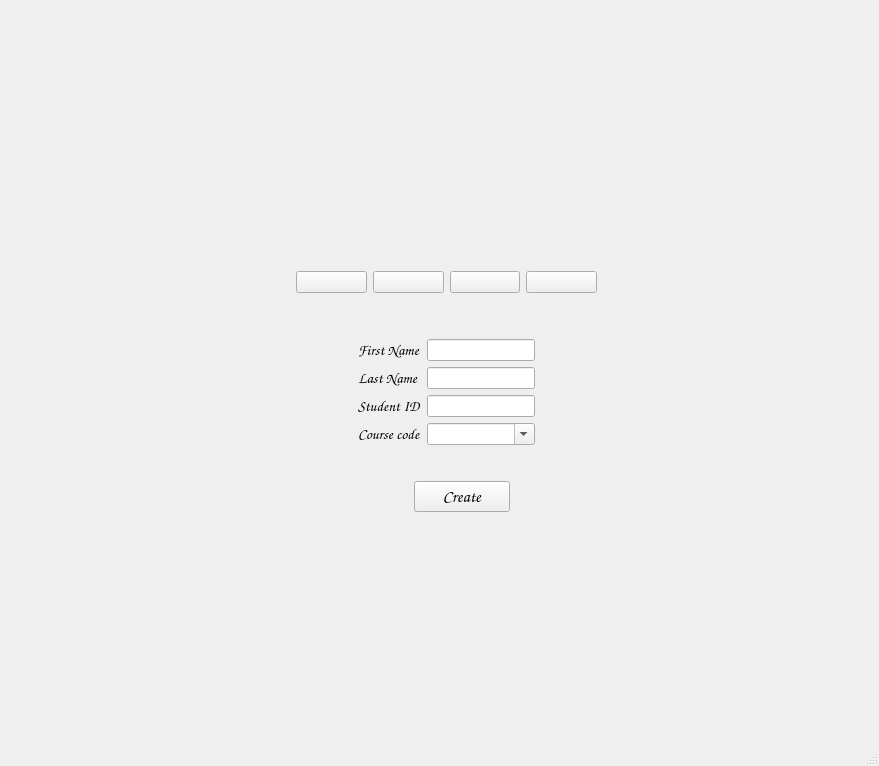
<?xml version="1.0" encoding="UTF-8"?>
<ui version="4.0">
 <class>MainWindow</class>
 <widget class="QMainWindow" name="MainWindow">
  <property name="geometry">
   <rect>
    <x>0</x>
    <y>0</y>
    <width>879</width>
    <height>766</height>
   </rect>
  </property>
  <property name="windowTitle">
   <string>Student_login</string>
  </property>
  <property name="styleSheet">
   <string notr="true"/>
  </property>
  <widget class="QWidget" name="centralwidget">
   <property name="autoFillBackground">
    <bool>false</bool>
   </property>
   <property name="styleSheet">
    <string notr="true">border-color: rgb(85, 85, 255);</string>
   </property>
   <layout class="QGridLayout" name="gridLayout">
    <item row="0" column="2">
     <spacer name="verticalSpacer_3">
      <property name="orientation">
       <enum>Qt::Vertical</enum>
      </property>
      <property name="sizeType">
       <enum>QSizePolicy::MinimumExpanding</enum>
      </property>
      <property name="sizeHint" stdset="0">
       <size>
        <width>20</width>
        <height>1</height>
       </size>
      </property>
     </spacer>
    </item>
    <item row="1" column="1" rowspan="2" colspan="2">
     <layout class="QHBoxLayout" name="horizontalLayout_3">
      <item>
       <widget class="QLabel" name="label_2">
        <property name="sizePolicy">
         <sizepolicy hsizetype="Expanding" vsizetype="Expanding">
          <horstretch>0</horstretch>
          <verstretch>0</verstretch>
         </sizepolicy>
        </property>
        <property name="maximumSize">
         <size>
          <width>350</width>
          <height>650</height>
         </size>
        </property>
        <property name="text">
         <string/>
        </property>
        <property name="pixmap">
         <pixmap>loginLeft.png</pixmap>
        </property>
        <property name="scaledContents">
         <bool>true</bool>
        </property>
       </widget>
      </item>
      <item>
       <layout class="QVBoxLayout" name="verticalLayout_2">
        <item>
         <spacer name="verticalSpacer">
          <property name="orientation">
           <enum>Qt::Vertical</enum>
          </property>
          <property name="sizeType">
           <enum>QSizePolicy::Fixed</enum>
          </property>
          <property name="sizeHint" stdset="0">
           <size>
            <width>20</width>
            <height>25</height>
           </size>
          </property>
         </spacer>
        </item>
        <item>
         <widget class="QLabel" name="logo">
          <property name="enabled">
           <bool>true</bool>
          </property>
          <property name="sizePolicy">
           <sizepolicy hsizetype="Expanding" vsizetype="Expanding">
            <horstretch>0</horstretch>
            <verstretch>0</verstretch>
           </sizepolicy>
          </property>
          <property name="maximumSize">
           <size>
            <width>480</width>
            <height>111</height>
           </size>
          </property>
          <property name="text">
           <string/>
          </property>
          <property name="pixmap">
           <pixmap>loginProfmate.png</pixmap>
          </property>
          <property name="scaledContents">
           <bool>true</bool>
          </property>
          <property name="alignment">
           <set>Qt::AlignLeading|Qt::AlignLeft|Qt::AlignTop</set>
          </property>
         </widget>
        </item>
        <item>
         <spacer name="verticalSpacer_2">
          <property name="orientation">
           <enum>Qt::Vertical</enum>
          </property>
          <property name="sizeType">
           <enum>QSizePolicy::Fixed</enum>
          </property>
          <property name="sizeHint" stdset="0">
           <size>
            <width>15</width>
            <height>25</height>
           </size>
          </property>
         </spacer>
        </item>
        <item>
         <layout class="QHBoxLayout" name="horizontalLayout">
          <item>
           <spacer name="horizontalSpacer_11">
            <property name="orientation">
             <enum>Qt::Horizontal</enum>
            </property>
            <property name="sizeType">
             <enum>QSizePolicy::Fixed</enum>
            </property>
            <property name="sizeHint" stdset="0">
             <size>
              <width>38</width>
              <height>17</height>
             </size>
            </property>
           </spacer>
          </item>
          <item>
           <widget class="QPushButton" name="takePhoto_btn">
            <property name="sizePolicy">
             <sizepolicy hsizetype="Expanding" vsizetype="Expanding">
              <horstretch>0</horstretch>
              <verstretch>0</verstretch>
             </sizepolicy>
            </property>
            <property name="text">
             <string/>
            </property>
            <property name="icon">
             <iconset>
              <normaloff>camera.png</normaloff>camera.png</iconset>
            </property>
            <property name="iconSize">
             <size>
              <width>65</width>
              <height>75</height>
             </size>
            </property>
           </widget>
          </item>
          <item>
           <widget class="QPushButton" name="upload_btn">
            <property name="sizePolicy">
             <sizepolicy hsizetype="Expanding" vsizetype="Expanding">
              <horstretch>0</horstretch>
              <verstretch>0</verstretch>
             </sizepolicy>
            </property>
            <property name="text">
             <string/>
            </property>
            <property name="icon">
             <iconset>
              <normaloff>photo.png</normaloff>photo.png</iconset>
            </property>
            <property name="iconSize">
             <size>
              <width>75</width>
              <height>75</height>
             </size>
            </property>
           </widget>
          </item>
          <item>
           <widget class="QPushButton" name="reset_btn">
            <property name="sizePolicy">
             <sizepolicy hsizetype="Expanding" vsizetype="Expanding">
              <horstretch>0</horstretch>
              <verstretch>0</verstretch>
             </sizepolicy>
            </property>
            <property name="text">
             <string/>
            </property>
            <property name="icon">
             <iconset>
              <normaloff>reset.jpg</normaloff>reset.jpg</iconset>
            </property>
            <property name="iconSize">
             <size>
              <width>80</width>
              <height>80</height>
             </size>
            </property>
           </widget>
          </item>
          <item>
           <widget class="QPushButton" name="toProfessor_btn">
            <property name="sizePolicy">
             <sizepolicy hsizetype="Expanding" vsizetype="Expanding">
              <horstretch>0</horstretch>
              <verstretch>0</verstretch>
             </sizepolicy>
            </property>
            <property name="text">
             <string/>
            </property>
            <property name="icon">
             <iconset>
              <normaloff>professor.jpg</normaloff>professor.jpg</iconset>
            </property>
            <property name="iconSize">
             <size>
              <width>70</width>
              <height>70</height>
             </size>
            </property>
           </widget>
          </item>
          <item>
           <spacer name="horizontalSpacer_10">
            <property name="orientation">
             <enum>Qt::Horizontal</enum>
            </property>
            <property name="sizeType">
             <enum>QSizePolicy::Fixed</enum>
            </property>
            <property name="sizeHint" stdset="0">
             <size>
              <width>38</width>
              <height>17</height>
             </size>
            </property>
           </spacer>
          </item>
         </layout>
        </item>
        <item>
         <spacer name="verticalSpacer_7">
          <property name="orientation">
           <enum>Qt::Vertical</enum>
          </property>
          <property name="sizeType">
           <enum>QSizePolicy::Fixed</enum>
          </property>
          <property name="sizeHint" stdset="0">
           <size>
            <width>17</width>
            <height>40</height>
           </size>
          </property>
         </spacer>
        </item>
        <item>
         <layout class="QHBoxLayout" name="horizontalLayout_6">
          <item>
           <spacer name="horizontalSpacer">
            <property name="orientation">
             <enum>Qt::Horizontal</enum>
            </property>
            <property name="sizeType">
             <enum>QSizePolicy::MinimumExpanding</enum>
            </property>
            <property name="sizeHint" stdset="0">
             <size>
              <width>100</width>
              <height>20</height>
             </size>
            </property>
           </spacer>
          </item>
          <item>
           <layout class="QHBoxLayout" name="horizontalLayout_2">
            <item>
             <layout class="QVBoxLayout" name="verticalLayout">
              <item>
               <widget class="QLabel" name="firstName_Label">
                <property name="sizePolicy">
                 <sizepolicy hsizetype="MinimumExpanding" vsizetype="MinimumExpanding">
                  <horstretch>0</horstretch>
                  <verstretch>0</verstretch>
                 </sizepolicy>
                </property>
                <property name="font">
                 <font>
                  <family>Comic Sans MS</family>
                  <pointsize>11</pointsize>
                 </font>
                </property>
                <property name="text">
                 <string>First Name</string>
                </property>
               </widget>
              </item>
              <item>
               <widget class="QLabel" name="lastName_Label">
                <property name="sizePolicy">
                 <sizepolicy hsizetype="MinimumExpanding" vsizetype="MinimumExpanding">
                  <horstretch>0</horstretch>
                  <verstretch>0</verstretch>
                 </sizepolicy>
                </property>
                <property name="font">
                 <font>
                  <family>Comic Sans MS</family>
                  <pointsize>11</pointsize>
                 </font>
                </property>
                <property name="text">
                 <string>Last Name </string>
                </property>
               </widget>
              </item>
              <item>
               <widget class="QLabel" name="studentID_Label">
                <property name="sizePolicy">
                 <sizepolicy hsizetype="MinimumExpanding" vsizetype="MinimumExpanding">
                  <horstretch>0</horstretch>
                  <verstretch>0</verstretch>
                 </sizepolicy>
                </property>
                <property name="font">
                 <font>
                  <family>Comic Sans MS</family>
                  <pointsize>11</pointsize>
                 </font>
                </property>
                <property name="text">
                 <string>Student ID</string>
                </property>
               </widget>
              </item>
              <item>
               <widget class="QLabel" name="label">
                <property name="sizePolicy">
                 <sizepolicy hsizetype="MinimumExpanding" vsizetype="MinimumExpanding">
                  <horstretch>0</horstretch>
                  <verstretch>0</verstretch>
                 </sizepolicy>
                </property>
                <property name="font">
                 <font>
                  <family>Comic Sans MS</family>
                  <pointsize>11</pointsize>
                 </font>
                </property>
                <property name="text">
                 <string>Course code</string>
                </property>
               </widget>
              </item>
             </layout>
            </item>
            <item>
             <layout class="QVBoxLayout" name="verticalLayout_3">
              <item>
               <widget class="QLineEdit" name="firstName_Text">
                <property name="sizePolicy">
                 <sizepolicy hsizetype="MinimumExpanding" vsizetype="Fixed">
                  <horstretch>0</horstretch>
                  <verstretch>0</verstretch>
                 </sizepolicy>
                </property>
                <property name="styleSheet">
                 <string notr="true">
color: rgb(85, 255, 255);</string>
                </property>
                <property name="text">
                 <string/>
                </property>
               </widget>
              </item>
              <item>
               <widget class="QLineEdit" name="lastName_Text">
                <property name="sizePolicy">
                 <sizepolicy hsizetype="MinimumExpanding" vsizetype="Fixed">
                  <horstretch>0</horstretch>
                  <verstretch>0</verstretch>
                 </sizepolicy>
                </property>
               </widget>
              </item>
              <item>
               <widget class="QLineEdit" name="studentID_Text">
                <property name="sizePolicy">
                 <sizepolicy hsizetype="MinimumExpanding" vsizetype="Fixed">
                  <horstretch>0</horstretch>
                  <verstretch>0</verstretch>
                 </sizepolicy>
                </property>
               </widget>
              </item>
              <item>
               <widget class="QComboBox" name="comboBox_course">
                <property name="sizePolicy">
                 <sizepolicy hsizetype="Expanding" vsizetype="Fixed">
                  <horstretch>50</horstretch>
                  <verstretch>30</verstretch>
                 </sizepolicy>
                </property>
                <property name="editable">
                 <bool>true</bool>
                </property>
               </widget>
              </item>
             </layout>
            </item>
           </layout>
          </item>
          <item>
           <spacer name="horizontalSpacer_3">
            <property name="orientation">
             <enum>Qt::Horizontal</enum>
            </property>
            <property name="sizeType">
             <enum>QSizePolicy::Fixed</enum>
            </property>
            <property name="sizeHint" stdset="0">
             <size>
              <width>100</width>
              <height>20</height>
             </size>
            </property>
           </spacer>
          </item>
         </layout>
        </item>
        <item>
         <spacer name="verticalSpacer_5">
          <property name="orientation">
           <enum>Qt::Vertical</enum>
          </property>
          <property name="sizeType">
           <enum>QSizePolicy::Fixed</enum>
          </property>
          <property name="sizeHint" stdset="0">
           <size>
            <width>17</width>
            <height>30</height>
           </size>
          </property>
         </spacer>
        </item>
        <item>
         <layout class="QHBoxLayout" name="horizontalLayout_5">
          <item>
           <spacer name="horizontalSpacer_4">
            <property name="orientation">
             <enum>Qt::Horizontal</enum>
            </property>
            <property name="sizeType">
             <enum>QSizePolicy::Fixed</enum>
            </property>
            <property name="sizeHint" stdset="0">
             <size>
              <width>156</width>
              <height>20</height>
             </size>
            </property>
           </spacer>
          </item>
          <item>
           <widget class="QPushButton" name="create_btn">
            <property name="sizePolicy">
             <sizepolicy hsizetype="MinimumExpanding" vsizetype="Fixed">
              <horstretch>0</horstretch>
              <verstretch>0</verstretch>
             </sizepolicy>
            </property>
            <property name="font">
             <font>
              <family>Comic Sans MS</family>
              <pointsize>13</pointsize>
             </font>
            </property>
            <property name="text">
             <string>Create</string>
            </property>
           </widget>
          </item>
          <item>
           <spacer name="horizontalSpacer_5">
            <property name="orientation">
             <enum>Qt::Horizontal</enum>
            </property>
            <property name="sizeType">
             <enum>QSizePolicy::Fixed</enum>
            </property>
            <property name="sizeHint" stdset="0">
             <size>
              <width>125</width>
              <height>20</height>
             </size>
            </property>
           </spacer>
          </item>
         </layout>
        </item>
        <item>
         <spacer name="verticalSpacer_6">
          <property name="orientation">
           <enum>Qt::Vertical</enum>
          </property>
          <property name="sizeType">
           <enum>QSizePolicy::Fixed</enum>
          </property>
          <property name="sizeHint" stdset="0">
           <size>
            <width>17</width>
            <height>11</height>
           </size>
          </property>
         </spacer>
        </item>
        <item>
         <widget class="QLabel" name="label_3">
          <property name="maximumSize">
           <size>
            <width>476</width>
            <height>110</height>
           </size>
          </property>
          <property name="styleSheet">
           <string notr="true"/>
          </property>
          <property name="text">
           <string/>
          </property>
          <property name="pixmap">
           <pixmap>dogs.png</pixmap>
          </property>
          <property name="scaledContents">
           <bool>true</bool>
          </property>
         </widget>
        </item>
       </layout>
      </item>
     </layout>
    </item>
    <item row="1" column="3">
     <spacer name="horizontalSpacer_2">
      <property name="orientation">
       <enum>Qt::Horizontal</enum>
      </property>
      <property name="sizeType">
       <enum>QSizePolicy::MinimumExpanding</enum>
      </property>
      <property name="sizeHint" stdset="0">
       <size>
        <width>1</width>
        <height>20</height>
       </size>
      </property>
     </spacer>
    </item>
    <item row="2" column="0">
     <spacer name="horizontalSpacer_6">
      <property name="orientation">
       <enum>Qt::Horizontal</enum>
      </property>
      <property name="sizeType">
       <enum>QSizePolicy::MinimumExpanding</enum>
      </property>
      <property name="sizeHint" stdset="0">
       <size>
        <width>1</width>
        <height>20</height>
       </size>
      </property>
     </spacer>
    </item>
    <item row="3" column="1">
     <spacer name="verticalSpacer_4">
      <property name="orientation">
       <enum>Qt::Vertical</enum>
      </property>
      <property name="sizeType">
       <enum>QSizePolicy::MinimumExpanding</enum>
      </property>
      <property name="sizeHint" stdset="0">
       <size>
        <width>20</width>
        <height>1</height>
       </size>
      </property>
     </spacer>
    </item>
   </layout>
  </widget>
  <widget class="QMenuBar" name="menubar">
   <property name="geometry">
    <rect>
     <x>0</x>
     <y>0</y>
     <width>879</width>
     <height>26</height>
    </rect>
   </property>
  </widget>
  <widget class="QStatusBar" name="statusbar"/>
 </widget>
 <resources>
  <include location="login.qrc"/>
 </resources>
 <connections/>
</ui>
